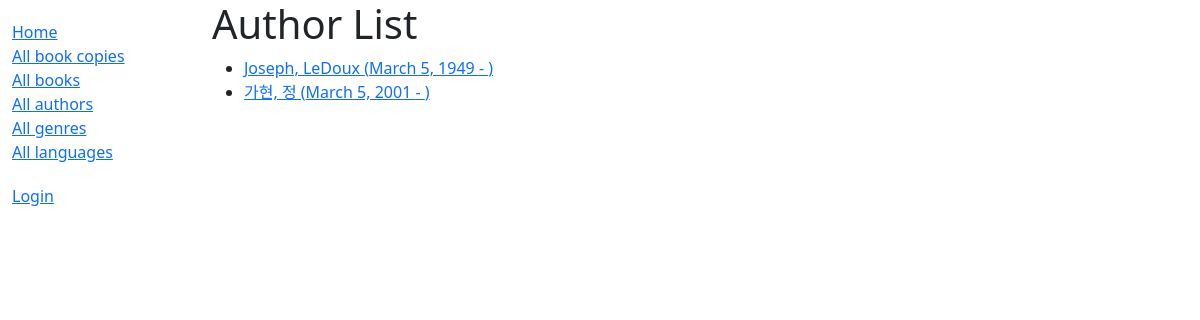
Page /catalog/authors/ on the earlier database version.
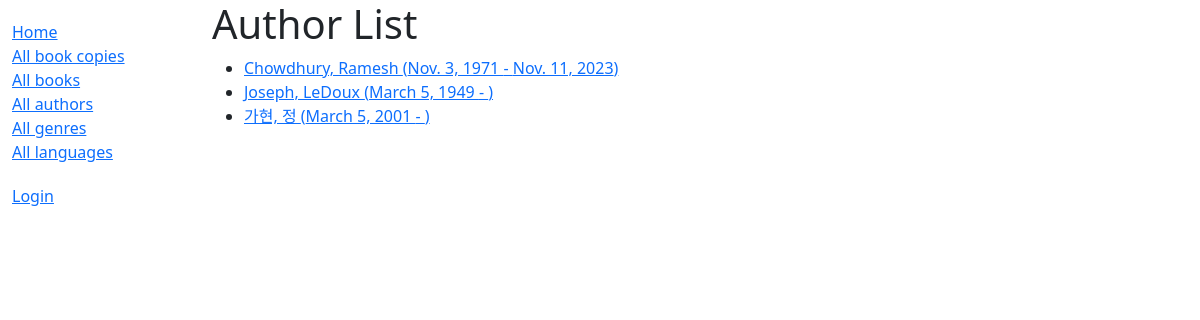
Same page on the later database version.
### catalog/models.py (models this page shows)
class Author(models.Model):
    first_name = models.CharField(max_length=100)
    last_name = models.CharField(max_length=100)
    date_of_birth = models.DateField(null=True, blank=True)
    date_of_death = models.DateField('died', null=True, blank=True)
    class Meta:
        ordering = ['last_name', 'first_name']
    def get_absolute_url(self):
        return reverse('author-detail', args=[str(self.id)])
    def __str__(self):
        return f'{self.last_name}, {self.first_name}'

### catalog/views.py (the view)
# urls.py: path('authors/', views.AuthorListView.as_view(), name='authors'),
class AuthorListView(generic.ListView):
    model = Author
    paginate_by = 5

### catalog/templates/catalog/author_list.html
{% extends "base_generic.html" %}
{% block content %}
<h1>Author List</h1>
{% if author_list %}
  <ul>
  {% for author in author_list %}
    <li>
      <a href="{{ author.get_absolute_url }}">
      {{ author }} ({{author.date_of_birth}} - {% if author.date_of_death %}{{author.date_of_death}}{% endif %})
      </a>
    </li>
  {% endfor %}
 </ul>
{% else %}
  <p>There are no authors available.</p>
{% endif %}
{% endblock %}

### catalog/templates/base_generic.html (shortened to what this page needs)
<!DOCTYPE html>
<html lang="en">
<head>
  <link href="https://cdn.jsdelivr.net/npm/bootstrap@5.3.3/dist/css/bootstrap.min.css" rel="stylesheet">
  {% load static %}
  <link rel="stylesheet" href="{% static 'css/styles.css' %}">
</head>
<body>
<div class="container-fluid">
<div class="row">
  <div class="col-sm-2">
  {% block sidebar %}
  <ul class="sidebar-nav">
    <li><a href="{% url 'index' %}">Home</a></li>
    <li><a href="{% url 'bookinstances' %}">All book copies</a></li>
    <li><a href="{% url 'books' %}">All books</a></li>
    <li><a href="{% url 'authors' %}">All authors</a></li>
    <li><a href="{% url 'genres' %}">All genres</a></li>
    <li><a href="{% url 'languages' %}">All languages</a></li>
  </ul>
  <ul class="sidebar-nav">
   {% if user.is_authenticated %}
     <li>User: {{ user.get_username }}</li>
     <li><a href="{% url 'my-borrowed' %}">My borrowed</a></li>
     <li>
       <form id="logout-form" method="post" action="{% url 'logout' %}">
         {% csrf_token %}
         <button type="submit" class="btn btn-link">Logout</button>
       </form>
    </li>
   {% else %}
     <li><a href="{% url 'login'%}?next={{request.path}}">Login</a></li>
   {% endif %}
  </ul>
{% endblock %}
  </div>
  <div class="col-sm-10 ">
  {% block content %}{% endblock %}
  </div>
</div>
</div>
</body>
</html>

Differences in the rows shown:
added Author: last_name+first_name "Chowdhury, Ramesh", date_of_birth "Nov. 3, 1971", date_of_death "Nov. 11, 2023"
